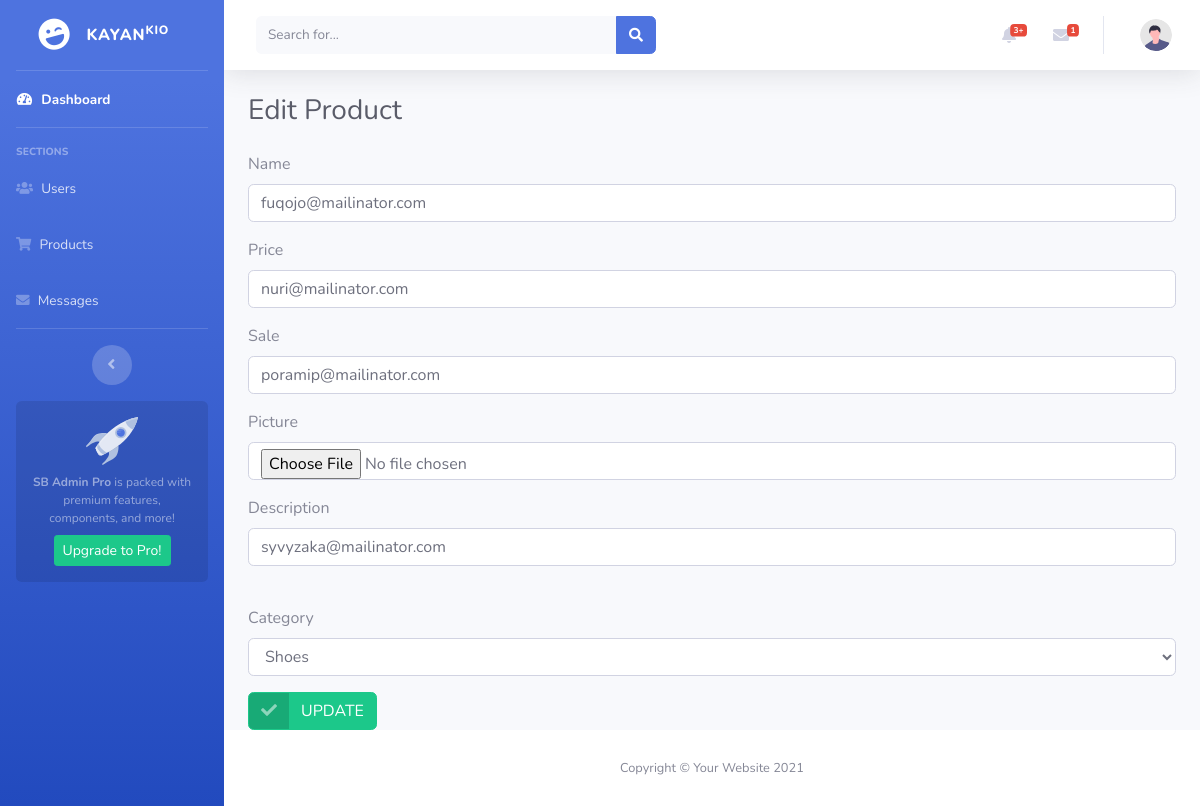
Screenshot of /admin/products.php?action=edit&id=209 with the database file from the repository.
### tables this page shows
CREATE TABLE `products` (
  `id` int(11) NOT NULL,
  `name` varchar(255) NOT NULL,
  `price` varchar(255) NOT NULL,
  `sale` varchar(255) NOT NULL,
  `img` varchar(255) NOT NULL,
  `description` text NOT NULL,
  `cat_id` int(11) NOT NULL
);

CREATE TABLE `category` (
  `id` int(11) NOT NULL,
  `name` varchar(255) NOT NULL
);

### admin/desing/product/editProduct.php (the view, shortened to what this page needs)
<?php
$id=$_GET['id'];
include 'functions/connect.php';
$selectPro="SELECT * FROM products WHERE id =$id";
$query=$conn->query($selectPro);
$product=$query->fetch_assoc();
?>
<form method="post" action="functions/product/update_product.php" enctype="multipart/form-data">
  <div class="form-group">
    <label for="exampleInputEmail1">Name</label>
    <input type="text" name="name" value="<?=$product['name']?>" class="form-control" id="exampleInputEmail1" placeholder="Product Name" autofocus>
  </div>
 <div class="form-group">
    <label for="exampleInputEmail1">Price</label>
    <input type="text" name="price" value="<?=$product['price']?>" class="form-control" id="exampleInputEmail1" placeholder="Price">
  </div>
   <div class="form-group">
    <label for="exampleInputEmail1">Sale</label>
    <input type="text" name="sale" value="<?=$product['sale']?>" class="form-control" id="exampleInputEmail1" placeholder="Sale">
  </div>
  <div class="form-group">
    <label for="exampleInputEmail1">Picture</label>
    <input type="file" name="img" value="img" class="form-control" id="exampleInputEmail1">
  </div>
  <div class="form-group">
    <label for="exampleInputEmail1">Description</label>
    <input type="text" name="description" value="<?=$product['description']?>" class="form-control" id="exampleInputEmail1" placeholder="Description">
  </div>
<br>
  <div class="form-group">
    <label for="exampleFormControlSelect1">Category</label>
    <select name="cat_id" class="form-control" id="exampleFormControlSelect1">
      <?php
      $cid=$product['cat_id'];
      $catID="SELECT * FROM category";
      $catID=$conn->query($catID);
      foreach ($catID as $cat) {
      ?>
      <option value="<?=$cat['id']?>" <?=$cat['id']==$cid ?'selected':''?>><?=$cat['name']?></option>
      <?php } ?>
    </select>
  </div>
  <button type="submit" class="btn btn-success btn-icon-split">
   <span class="icon text-white-50">
      <i class="fas fa-check"></i>
   </span>
     <span class="text">UPDATE</span>
  </button>
</form>

### rows the page displays
products: name "fuqojo@mailinator.com", price "nuri@mailinator.com", sale "poramip@mailinator.com", description "syvyzaka@mailinator.com", cat_id "Shoes"

### other values shown
$unreadMsg['total'] "1"
